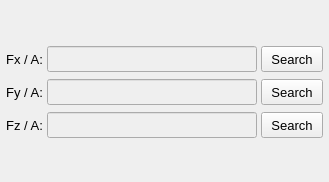
           <widget class="QWidget" name="tab_load_tables">
            <attribute name="title">
             <string>Load tables</string>
            </attribute>
            <layout class="QGridLayout" name="gridLayout_10">
             <property name="leftMargin">
              <number>2</number>
             </property>
             <property name="topMargin">
              <number>2</number>
             </property>
             <property name="rightMargin">
              <number>2</number>
             </property>
             <property name="bottomMargin">
              <number>2</number>
             </property>
             <property name="spacing">
              <number>2</number>
             </property>
             <item row="1" column="0">
              <widget class="QFrame" name="frame_9">
               <property name="frameShape">
                <enum>QFrame::NoFrame</enum>
               </property>
               <property name="frameShadow">
                <enum>QFrame::Raised</enum>
               </property>
               <layout class="QGridLayout" name="gridLayout_3">
                <property name="leftMargin">
                 <number>4</number>
                </property>
                <property name="topMargin">
                 <number>4</number>
                </property>
                <property name="rightMargin">
                 <number>4</number>
                </property>
                <property name="bottomMargin">
                 <number>2</number>
                </property>
                <property name="horizontalSpacing">
                 <number>4</number>
                </property>
                <property name="verticalSpacing">
                 <number>7</number>
                </property>
                <item row="0" column="1">
                 <widget class="QLineEdit" name="lineEdit_path_table">
                  <property name="enabled">
                   <bool>false</bool>
                  </property>
                  <property name="minimumSize">
                   <size>
                    <width>210</width>
                    <height>26</height>
                   </size>
                  </property>
                  <property name="maximumSize">
                   <size>
                    <width>240</width>
                    <height>26</height>
                   </size>
                  </property>
                  <property name="styleSheet">
                   <string notr="true"/>
                  </property>
                  <property name="alignment">
                   <set>Qt::AlignCenter</set>
                  </property>
                 </widget>
                </item>
                <item row="0" column="0">
                 <widget class="QLabel" name="label_table">
                  <property name="enabled">
                   <bool>true</bool>
                  </property>
                  <property name="minimumSize">
                   <size>
                    <width>0</width>
                    <height>26</height>
                   </size>
                  </property>
                  <property name="maximumSize">
                   <size>
                    <width>80</width>
                    <height>26</height>
                   </size>
                  </property>
                  <property name="font">
                   <font>
                    <pointsize>10</pointsize>
                   </font>
                  </property>
                  <property name="text">
                   <string>Fx / A:</string>
                  </property>
                  <property name="alignment">
                   <set>Qt::AlignRight|Qt::AlignTrailing|Qt::AlignVCenter</set>
                  </property>
                 </widget>
                </item>
                <item row="0" column="2">
                 <widget class="QPushButton" name="pushButton_load_table_Fx">
                  <property name="enabled">
                   <bool>true</bool>
                  </property>
                  <property name="sizePolicy">
                   <sizepolicy hsizetype="Expanding" vsizetype="Fixed">
                    <horstretch>0</horstretch>
                    <verstretch>0</verstretch>
                   </sizepolicy>
                  </property>
                  <property name="minimumSize">
                   <size>
                    <width>62</width>
                    <height>26</height>
                   </size>
                  </property>
                  <property name="maximumSize">
                   <size>
                    <width>62</width>
                    <height>26</height>
                   </size>
                  </property>
                  <property name="font">
                   <font>
                    <pointsize>10</pointsize>
                   </font>
                  </property>
                  <property name="styleSheet">
                   <string notr="true"/>
                  </property>
                  <property name="text">
                   <string>Search</string>
                  </property>
                 </widget>
                </item>
                <item row="1" column="0">
                 <widget class="QLabel" name="label_table_2">
                  <property name="enabled">
                   <bool>true</bool>
                  </property>
                  <property name="minimumSize">
                   <size>
                    <width>0</width>
                    <height>26</height>
                   </size>
                  </property>
                  <property name="maximumSize">
                   <size>
                    <width>80</width>
                    <height>26</height>
                   </size>
                  </property>
                  <property name="font">
                   <font>
                    <pointsize>10</pointsize>
                   </font>
                  </property>
                  <property name="text">
                   <string>Fy / A:</string>
                  </property>
                  <property name="alignment">
                   <set>Qt::AlignRight|Qt::AlignTrailing|Qt::AlignVCenter</set>
                  </property>
                 </widget>
                </item>
                <item row="2" column="0">
                 <widget class="QLabel" name="label_table_3">
                  <property name="enabled">
                   <bool>true</bool>
                  </property>
                  <property name="minimumSize">
                   <size>
                    <width>0</width>
                    <height>26</height>
                   </size>
                  </property>
                  <property name="maximumSize">
                   <size>
                    <width>80</width>
                    <height>26</height>
                   </size>
                  </property>
                  <property name="font">
                   <font>
                    <pointsize>10</pointsize>
                   </font>
                  </property>
                  <property name="text">
                   <string>Fz / A:</string>
                  </property>
                  <property name="alignment">
                   <set>Qt::AlignRight|Qt::AlignTrailing|Qt::AlignVCenter</set>
                  </property>
                 </widget>
                </item>
                <item row="1" column="1">
                 <widget class="QLineEdit" name="lineEdit_path_table_2">
                  <property name="enabled">
                   <bool>false</bool>
                  </property>
                  <property name="minimumSize">
                   <size>
                    <width>210</width>
                    <height>26</height>
                   </size>
                  </property>
                  <property name="maximumSize">
                   <size>
                    <width>240</width>
                    <height>26</height>
                   </size>
                  </property>
                  <property name="styleSheet">
                   <string notr="true"/>
                  </property>
                  <property name="alignment">
                   <set>Qt::AlignCenter</set>
                  </property>
                 </widget>
                </item>
                <item row="2" column="1">
                 <widget class="QLineEdit" name="lineEdit_path_table_3">
                  <property name="enabled">
                   <bool>false</bool>
                  </property>
                  <property name="minimumSize">
                   <size>
                    <width>210</width>
                    <height>26</height>
                   </size>
                  </property>
                  <property name="maximumSize">
                   <size>
                    <width>240</width>
                    <height>26</height>
                   </size>
                  </property>
                  <property name="styleSheet">
                   <string notr="true"/>
                  </property>
                  <property name="alignment">
                   <set>Qt::AlignCenter</set>
                  </property>
                 </widget>
                </item>
                <item row="1" column="2">
                 <widget class="QPushButton" name="pushButton_load_table_Fy">
                  <property name="enabled">
                   <bool>true</bool>
                  </property>
                  <property name="sizePolicy">
                   <sizepolicy hsizetype="Expanding" vsizetype="Fixed">
                    <horstretch>0</horstretch>
                    <verstretch>0</verstretch>
                   </sizepolicy>
                  </property>
                  <property name="minimumSize">
                   <size>
                    <width>62</width>
                    <height>26</height>
                   </size>
                  </property>
                  <property name="maximumSize">
                   <size>
                    <width>62</width>
                    <height>26</height>
                   </size>
                  </property>
                  <property name="font">
                   <font>
                    <pointsize>10</pointsize>
                   </font>
                  </property>
                  <property name="styleSheet">
                   <string notr="true"/>
                  </property>
                  <property name="text">
                   <string>Search</string>
                  </property>
                 </widget>
                </item>
                <item row="2" column="2">
                 <widget class="QPushButton" name="pushButton_load_table_Fz">
                  <property name="enabled">
                   <bool>true</bool>
                  </property>
                  <property name="sizePolicy">
                   <sizepolicy hsizetype="Expanding" vsizetype="Fixed">
                    <horstretch>0</horstretch>
                    <verstretch>0</verstretch>
                   </sizepolicy>
                  </property>
                  <property name="minimumSize">
                   <size>
                    <width>62</width>
                    <height>26</height>
                   </size>
                  </property>
                  <property name="maximumSize">
                   <size>
                    <width>62</width>
                    <height>26</height>
                   </size>
                  </property>
                  <property name="font">
                   <font>
                    <pointsize>10</pointsize>
                   </font>
                  </property>
                  <property name="styleSheet">
                   <string notr="true"/>
                  </property>
                  <property name="text">
                   <string>Search</string>
                  </property>
                 </widget>
                </item>
               </layout>
              </widget>
             </item>
             <item row="0" column="0">
              <spacer name="verticalSpacer_4">
               <property name="orientation">
                <enum>Qt::Vertical</enum>
               </property>
               <property name="sizeHint" stdset="0">
                <size>
                 <width>20</width>
                 <height>40</height>
                </size>
               </property>
              </spacer>
             </item>
             <item row="3" column="0">
              <spacer name="verticalSpacer_8">
               <property name="orientation">
                <enum>Qt::Vertical</enum>
               </property>
               <property name="sizeHint" stdset="0">
                <size>
                 <width>20</width>
                 <height>40</height>
                </size>
               </property>
              </spacer>
             </item>
            </layout>
           </widget>
